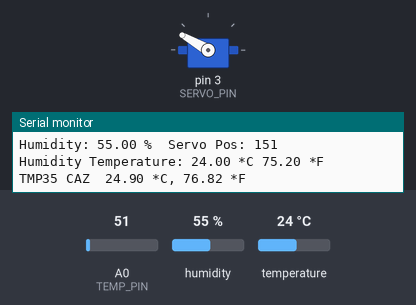
Bench run of a sketch on a simulated Arduino Uno, built with avr-gcc and run on an emulated ATmega328P. On the bench: servo, the last lines printed to the serial monitor. The test bench sets the inputs (shaded band); at power-on: humidity 55 %, A0 (TEMP_PIN) = 51, temperature 24 °C.

Above: at 6.6 s.
6.7 s: humidity set to 51 %
10.0 s: humidity set to 48 %
At 14.9 s:
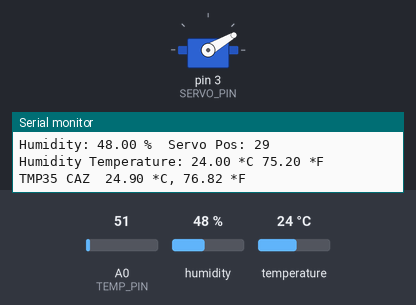
15.3 s: humidity set to 68 %
At 16.36 s:
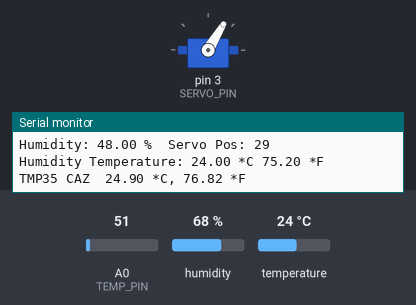
19.2 s: humidity set to 22 %
At 20.23 s:
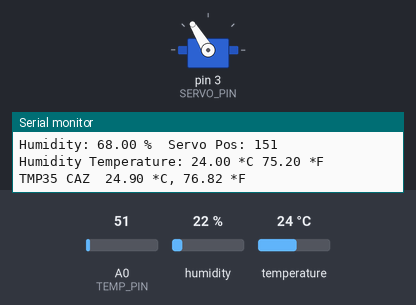
Timing chart, 0 to 23.1 s (numbered marks = the images above; inputs shaded):
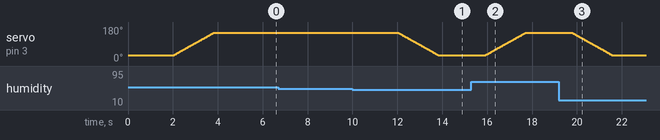

The sketch:

Glove_Work.ino
```cpp
// Example testing sketch for various DHT humidity/temperature sensors
// Written by ladyada, public domain

#include "DHT.h"
#include <Servo.h>

#define DHT_PIN 2
#define SERVO_PIN 3
#define TEMP_PIN 0

// Uncomment whatever type you're using!
#define DHT_TYPE DHT22   // DHT 22  (AM2302), AM2321

// Connect pin 1 (on the left) of the sensor to +5V
// NOTE: If using a board with 3.3V logic like an Arduino Due connect pin 1
// to 3.3V instead of 5V!
// Connect pin 2 of the sensor to whatever your DHTPIN is
// Connect pin 4 (on the right) of the sensor to GROUND
// Connect a 10K resistor from pin 2 (data) to pin 1 (power) of the sensor

// Initialize DHT sensor.
DHT dht(DHT_PIN, DHT_TYPE);
Servo servo;
int servo_pos = 0;
bool ventIsOpen = false;

void setup() {
  Serial.begin(9600);
  Serial.println("Glove Test!");

  dht.begin();
  servo.attach(SERVO_PIN);
  servo_pos = 30;
  servo.write(servo_pos);
//  analogReference(INTERNAL);
}

void loop() {
  // Wait a few seconds between measurements.
  delay(2000);

  // Reading temperature or humidity takes about 250 milliseconds!
  // Sensor readings may also be up to 2 seconds 'old' (its a very slow sensor)
  float h = dht.readHumidity();
  float t = dht.readTemperature();    // temp in celsius
  float f = dht.readTemperature(true);  // temp in fahrenheit

  int input_bits = analogRead(TEMP_PIN);
  float m_volts = (input_bits / 1024.0) * 5000;
  float celsius = m_volts / 10;

  // Check if any reads failed and exit early (to try again).
  if (isnan(h) || isnan(t) || isnan(f)) {
    Serial.println("Failed to read from DHT sensor!");
    return;
  }

  // Compute heat index in Fahrenheit (the default) and Celsius
  float hif = dht.computeHeatIndex(f, h);
  float hic = dht.computeHeatIndex(t, h, false);

  if (h > 50 && !ventIsOpen) {
    for (servo_pos = 30; servo_pos <= 150; servo_pos++)  {
      servo.write(servo_pos);
      delay(15);
    }
    ventIsOpen = true;
  } else if (h < 50 && ventIsOpen)  {
    for (servo_pos = 150; servo_pos >= 30; servo_pos--)  {
      servo.write(servo_pos);
      delay(15);
    }
    ventIsOpen = false;
  }

  Serial.print("Humidity: ");
  Serial.print(h);
  Serial.print(" %\t");
  Serial.print("Servo Pos: ");
  Serial.print(servo_pos);
  Serial.println("");
  Serial.print("Humidity Temperature: ");
  Serial.print(t);
  Serial.print(" *C ");
  Serial.print(f);
  Serial.println(" *F\t");
  Serial.print("TMP35 CAZ\t");
  Serial.print(celsius);
  Serial.print(" *C, ");

  Serial.print((celsius * 9) / 5 + 32);
  Serial.println(" *F");
  //  Serial.print("Heat index: ");
  //  Serial.print(hic);
  //  Serial.print(" *C ");
  //  Serial.print(hif);
  //  Serial.println(" *F");
}
```

Measured:
- the behaviour switches between 50 and 49 % on humidity (found by bisection; images 0 and 1)
- after the input at 10.0 s, servo on pin 3 (SERVO_PIN): moves from 150° to 30° over 1.8 s, starting after 2.0 s
- after the input at 15.3 s, servo on pin 3 (SERVO_PIN): moves from 30° to 150° over 1.8 s, starting after 0.61 s
- after the input at 19.2 s, servo on pin 3 (SERVO_PIN): moves from 150° to 30° over 1.8 s, starting after 0.58 s
